Frame 1 (no input): blank canvas, image omitted
Frame 60 (the mouse pressed at the canvas centre just before this capture): blank canvas, image omitted
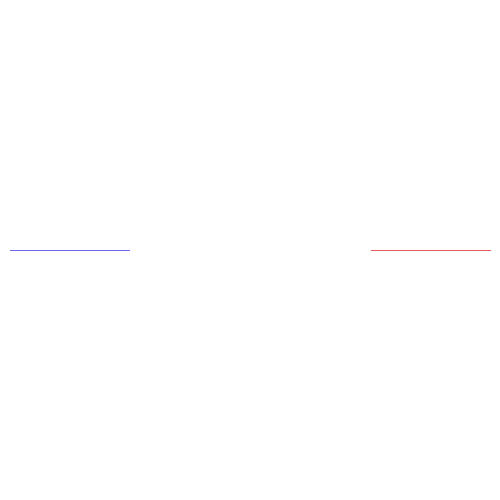
Frame 120 (the mouse held since frame 60 and released just before this capture)

The Processing sketch whose frames 1 and 60 were blank and that drew this single picture after the mouse press (run headless with seeded random() and noise(); from frame 60 on, the mouse is pressed at the canvas centre):

// Processing sketch: processing_78192
// ── processing_78192.pde

int x = 10;
int y = 250;
int compx = 490;
int compy = 250;
int direction = RIGHT;
int compDirection = LEFT;
boolean gameOver1 = false;
boolean gameOver2 = false;
void setup()
{
  size(500, 500);
  background(255);
  //frameRate(1);
}
void draw()
{
  if ( gameOver1 || gameOver2 == true)
  {
    fill(0);
    direction = 0;
    compDirection = 0;
    if (gameOver1 ==true)
    {
      textSize(40);
      text("Player 1", 250, 250);
      text("Game Over", 250, 282);
    }
    if (gameOver2 == true)
    {
      textSize(40);
      text("Computor", 250, 250);
      text("Game Over", 250, 282);
    }
  }
  else 
  {
    human();
    computer();
  }
} 
void keyPressed()
{
  if (key =='a')
  {
    direction = LEFT;
  }
  else if (key == 'w')
  {
    direction = UP;
  }
  else if (key == 'd')
  {
    direction = RIGHT;
  }
  else if (key == 's')
  {
    direction = DOWN;
  }
}
void human()
{
  if (get(x, y) != color(255))
  {
    gameOver1 = true;
  } 
  stroke(47, 45, 234);
  point(x, y);

  if (direction == LEFT)
  {
    x--;
  }
  else if (direction == RIGHT)
  {
    x++;
  }
  else if (direction == UP)
  {
    y--;
  }
  else if (direction == DOWN)
  {
    y++;
  }
}
void computer()
{
  if (get(compx, compy) != color(255))
  {
    gameOver2 = true;
  } 
  stroke(224, 23, 29);
  point(compx, compy);

  if (compDirection == LEFT)
  {
    compx--;
    if (get(compx-1, compy) != color(255))
    {
      compDirection = DOWN;
    }
  }
  else if (compDirection == RIGHT)
  {
    compx++;
    if (get(compx+1, compy) != color(255))
    {
      compDirection = UP;
    }
  }
  else if (compDirection == UP)
  {
    compy--;
    if (get(compx, compy-1) != color(255))
    {
      compDirection = LEFT;
    }
  }
  else if (compDirection == DOWN)
  {
    compy++;
    if (get(compx, compy+1) != color(255))
    {
      compDirection =RIGHT;
    }
  }
}
